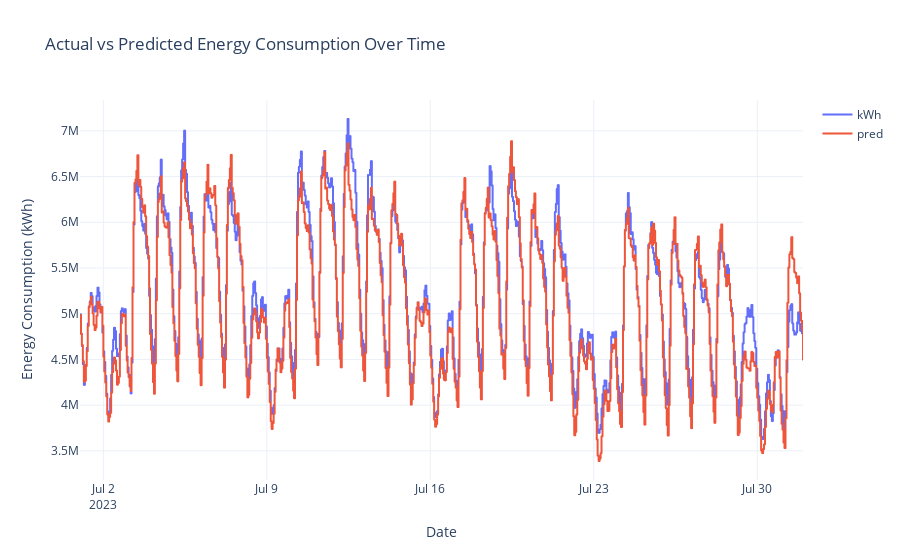

This figure's notebook cell:
### Code cell
# Create the figure with step lines for both actual and predicted values
fig = px.line(
    y_preds_val.reset_index(),
    x="datetime",
    y=["kWh", "pred"],
    labels={
        "datetime": "Date",
        "value": "Energy Consumption (kWh)",
        "variable": "Series",
    },
    title="Actual vs Predicted Energy Consumption Over Time",
    line_shape="hv",  # Set line shape to horizontal-vertical for step chart
)

# Customize the layout
fig.update_layout(
    template="plotly_white",
    legend=dict(title=""),
    xaxis_title="Date",
    yaxis_title="Energy Consumption (kWh)",
)

# Show the figure
fig.show()

### Figure 1 — Plotly figure (JSON) as saved in the notebook; plotly's stock layout.template omitted (floating-point values rounded to 4 significant figures; data arrays with more than 128 entries replaced by an {"elided": "..."} marker saying what was removed)
{"data": [{"hovertemplate": "Series=kWh<br>Date=%{x}<br>Energy Consumption (kWh)=%{y}<extra></extra>", "legendgroup": "kWh", "line": {"color": "#636efa", "dash": "solid", "shape": "hv"}, "marker": {"symbol": "circle"}, "mode": "lines", "name": "kWh", "showlegend": true, "type": "scattergl", "x": {"elided": "744 str values"}, "xaxis": "x", "y": {"elided": "744 float values"}, "yaxis": "y"}, {"hovertemplate": "Series=pred<br>Date=%{x}<br>Energy Consumption (kWh)=%{y}<extra></extra>", "legendgroup": "pred", "line": {"color": "#EF553B", "dash": "solid", "shape": "hv"}, "marker": {"symbol": "circle"}, "mode": "lines", "name": "pred", "showlegend": true, "type": "scattergl", "x": {"elided": "744 str values"}, "xaxis": "x", "y": {"elided": "744 float values"}, "yaxis": "y"}], "layout": {"legend": {"title": {"text": ""}, "tracegroupgap": 0}, "title": {"text": "Actual vs Predicted Energy Consumption Over Time"}, "xaxis": {"anchor": "y", "domain": [0, 1], "title": {"text": "Date"}}, "yaxis": {"anchor": "x", "domain": [0, 1], "title": {"text": "Energy Consumption (kWh)"}}}}
